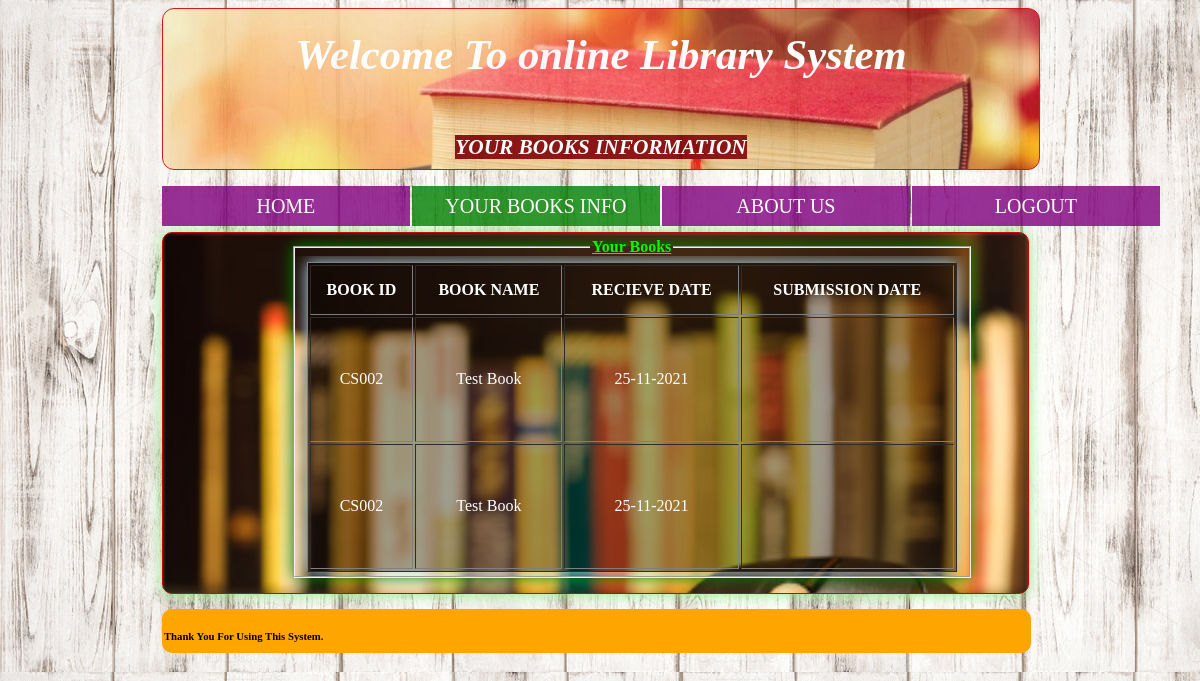
/sbooks.php (signed in), run on the app's committed database.
### tables this page shows
CREATE TABLE `student_book` (
  `emailid` varchar(200) NOT NULL,
  `book_1_id` varchar(100) NOT NULL,
  `book_1` varchar(100) NOT NULL,
  `recive_date_1` varchar(100) NOT NULL,
  `submisson_date_1` varchar(100) NOT NULL,
  `book_2_id` varchar(100) DEFAULT NULL,
  `book_2` varchar(100) DEFAULT NULL,
  `recive_date_2` varchar(100) DEFAULT NULL,
  `submisson_date_2` varchar(100) DEFAULT NULL
);

### sbooks.php (the view, shortened to what this page needs)
<?php
$email=$_SESSION["semail"];
include("conn.php");
?>
<html>
<head>
</head>
<body>
  <head><title>LOGIN_PAGE</title></head>
  <body>
    <div class="box">
     <table  style =" font-size:16pt"  align="center" width="100%" height="100%">
        <tr>
          <td style="color:white"><h1 align="center"><marquee><i>Welcome To online Library System</i>  </marquee></h1></td>
        </tr>
        <tr>
          <td align="center"><b><i><mark style="color:white;background-color:maroon";>YOUR BOOKS INFORMATION</mark></i></b></td>
        </tr>
      </table>
    </div>
      <div class="nav">
        <ul>
          <li><a href="sdb.php">HOME</a></li>
          <li><a  style="background-color: green" href="sbooks.php">YOUR BOOKS INFO</a></li>
          <li><a href="aboutus.php">ABOUT US</a>
          </li>
          <li><a href="index.php">LOGOUT</a></li>
        </ul>
    <br><br>
  <div class="boxtwo" style="border:solid 1px #CF0403;border-radius: 10px; width:84%; height:360px; margin-left:0%;margin-top:10px;background-color:white">
    <fieldset  style ="height:320px; width:650px;overflow:auto" class="three"  >
      <legend align="center" style="color:#00ff00"><b><u>Your Books</u></b></legend>
    <table width="100%" height="310px" border="1"  align="center" style="color:white;  background:rgba(0,0,0,0.38);box-shadow:0px 0px 15px lightblue;">
      <tr>
        <th height="50">BOOK ID</th>
        <th>BOOK NAME</th>
        <th>RECIEVE DATE </th>
        <th>SUBMISSION DATE</th>
      </tr>
        <?php $query1="SELECT * FROM `student_book`  where `student_book`.`emailid` = '$email'";
        $data=mysqli_query($conn,$query1);
	              $row = mysqli_fetch_array($data);
                      if($row[0]!=""){
                        echo "<tr>";
                        echo "<td>" ;echo $row["book_1_id"]; echo "</td>";
                        echo "<td>";echo $row["book_1"]; echo "</td>";
                        echo "<td>"; echo $row["recive_date_1"]; echo "</td>";
                        echo "<td>"; echo $row["submisson_date_1"]; echo "</td>";
                        echo "</tr>";
                      }
	            ?>
         <?php
        $query1="SELECT * FROM `student_book`  where  `student_book`.`emailid` = '$email'";
        $data=mysqli_query($conn,$query1);
	              $row = mysqli_fetch_array($data);
                      if($row[0]!=""){
                        echo "<tr>";
                        echo "<td>" ;echo $row["book_2_id"]; echo "</td>";
                        echo "<td>";echo $row["book_2"]; echo "</td>";
                        echo "<td>"; echo $row["recive_date_2"]; echo "</td>";
                        echo "<td>"; echo $row["submisson_date_2"]; echo "</td>";
                        echo "</tr>";
                      }
	            ?>
    </table>
    </fieldset>
  </div>
        <div  style="background-color:orange; border:solid 2px orange;border-radius: 10px; width:84%; height:40px; margin-left:0%; margin-top:15px" >
          <p ><h6 style="line-height:1px;">Thank You For Using This System.</h6></p>
        </div>
</body>
</html>

### sbooks.php (style rules this page uses)
body { background: url("2.jpg"); }
.box { width:74%; height:160px; background-image: url("lib.jpeg"); background-size: cover; margin-left: 13%; opacity: .9; border:solid 1px #CF0403; border-radius: 12px; }
.boxtwo { background-image: url("lg3.jpg"); background-size: cover; box-shadow:0px 0px 15px lightgreen; border-radius:12px; }
ul { padding: 0 ; list-style: none; }
ul li { float: left; width: 248px; height: 40px; background-color: purple; opacity: .8; line-height: 40px; text-align: center; font-size: 20px; margin-right: 2px; }
ul li a { text-decoration: none; color: white; display: block; }
.nav { padding-left:13%; }
.three { margin-left: 15%; margin-top: 5px; box-shadow:0px 0px 15px green; }
table,tr,td { text-align: center; }

### data on the page
student_book: book_1 "CS002", book_1 "Test Book", recive_date_1 "25-11-2021", book_2 "CS002", book_2 "Test Book", recive_date_2 "25-11-2021"
